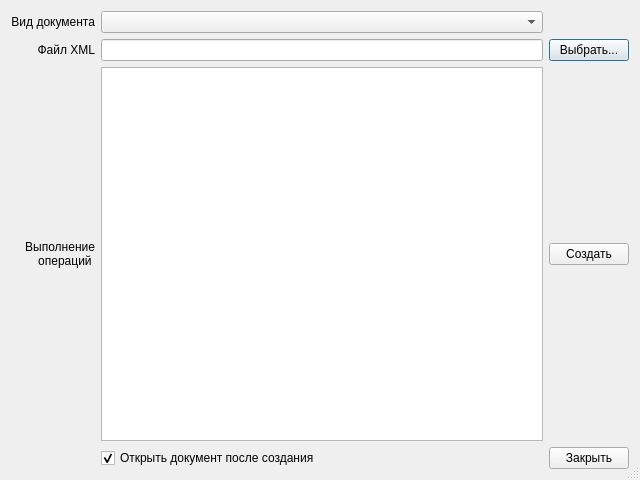
<?xml version="1.0" encoding="UTF-8"?>
<ui version="4.0">
 <class>XML2Print</class>
 <widget class="QDialog" name="XML2Print">
  <property name="geometry">
   <rect>
    <x>0</x>
    <y>0</y>
    <width>640</width>
    <height>480</height>
   </rect>
  </property>
  <property name="windowTitle">
   <string>Формирование печатной формы документа</string>
  </property>
  <property name="windowIcon">
   <iconset resource="..\resources.qrc">
    <normaloff>:/plugins/openland/icons/print.png</normaloff>:/plugins/openland/icons/print.png</iconset>
  </property>
  <property name="sizeGripEnabled">
   <bool>true</bool>
  </property>
  <property name="modal">
   <bool>true</bool>
  </property>
  <layout class="QGridLayout" name="gridLayout">
   <item row="0" column="0">
    <widget class="QLabel" name="label_2">
     <property name="text">
      <string>&lt;html&gt;&lt;head/&gt;&lt;body&gt;&lt;p align=&quot;right&quot;&gt;Вид документа&lt;/p&gt;&lt;/body&gt;&lt;/html&gt;</string>
     </property>
    </widget>
   </item>
   <item row="1" column="1">
    <widget class="QLineEdit" name="lineEditFileXML">
     <property name="readOnly">
      <bool>true</bool>
     </property>
    </widget>
   </item>
   <item row="1" column="2">
    <widget class="QPushButton" name="pushButtonFileXML">
     <property name="text">
      <string>Выбрать...</string>
     </property>
     <property name="icon">
      <iconset resource="..\resources.qrc">
       <normaloff>:/plugins/openland/icons/find_search.png</normaloff>:/plugins/openland/icons/find_search.png</iconset>
     </property>
    </widget>
   </item>
   <item row="2" column="0">
    <widget class="QLabel" name="label_3">
     <property name="text">
      <string>&lt;html&gt;&lt;head/&gt;&lt;body&gt;&lt;p align=&quot;right&quot;&gt;Выполнение&lt;br/&gt;операций &lt;/p&gt;&lt;/body&gt;&lt;/html&gt;</string>
     </property>
    </widget>
   </item>
   <item row="1" column="0">
    <widget class="QLabel" name="label">
     <property name="text">
      <string>&lt;html&gt;&lt;head/&gt;&lt;body&gt;&lt;p align=&quot;right&quot;&gt;Файл XML&lt;/p&gt;&lt;/body&gt;&lt;/html&gt;</string>
     </property>
    </widget>
   </item>
   <item row="2" column="2">
    <widget class="QPushButton" name="pushButtonPrint">
     <property name="text">
      <string>Создать</string>
     </property>
     <property name="icon">
      <iconset resource="..\resources.qrc">
       <normaloff>:/plugins/openland/icons/print.png</normaloff>:/plugins/openland/icons/print.png</iconset>
     </property>
    </widget>
   </item>
   <item row="3" column="1">
    <widget class="QCheckBox" name="checkBoxIsOpenDoc">
     <property name="text">
      <string>Открыть документ после создания</string>
     </property>
     <property name="checked">
      <bool>true</bool>
     </property>
    </widget>
   </item>
   <item row="2" column="1">
    <widget class="QListWidget" name="listWidgetEvents"/>
   </item>
   <item row="0" column="1">
    <widget class="QComboBox" name="comboBoxDocumentType"/>
   </item>
   <item row="3" column="2">
    <widget class="QPushButton" name="pushButtonClose">
     <property name="text">
      <string>Закрыть</string>
     </property>
     <property name="icon">
      <iconset resource="..\resources.qrc">
       <normaloff>:/plugins/openland/icons/close.png</normaloff>:/plugins/openland/icons/close.png</iconset>
     </property>
    </widget>
   </item>
  </layout>
 </widget>
 <tabstops>
  <tabstop>comboBoxDocumentType</tabstop>
  <tabstop>lineEditFileXML</tabstop>
  <tabstop>pushButtonFileXML</tabstop>
  <tabstop>listWidgetEvents</tabstop>
  <tabstop>pushButtonPrint</tabstop>
  <tabstop>checkBoxIsOpenDoc</tabstop>
  <tabstop>pushButtonClose</tabstop>
 </tabstops>
 <resources>
  <include location="..\resources.qrc"/>
 </resources>
 <connections/>
</ui>
